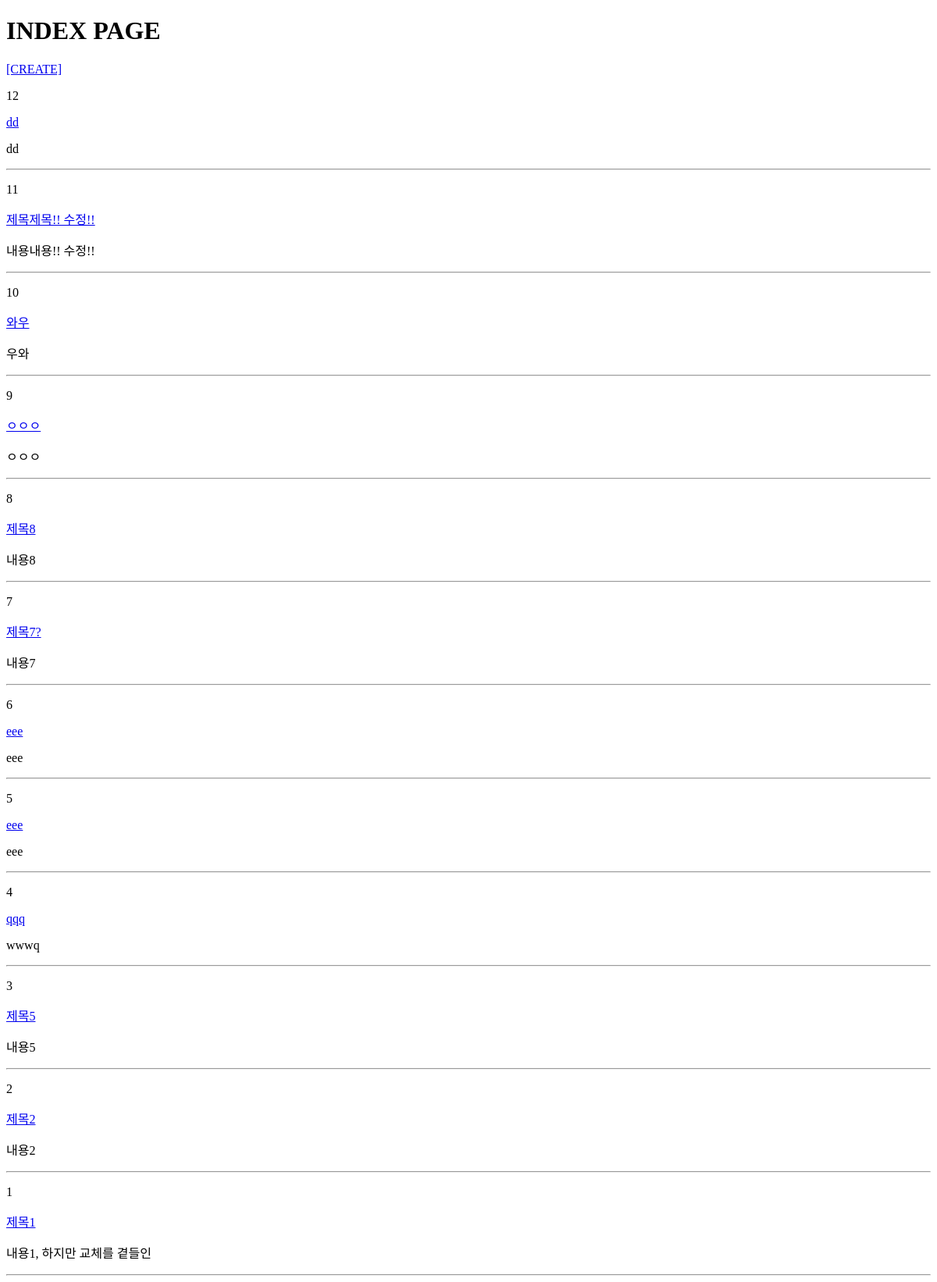
The app's page /articles/index/, older data.
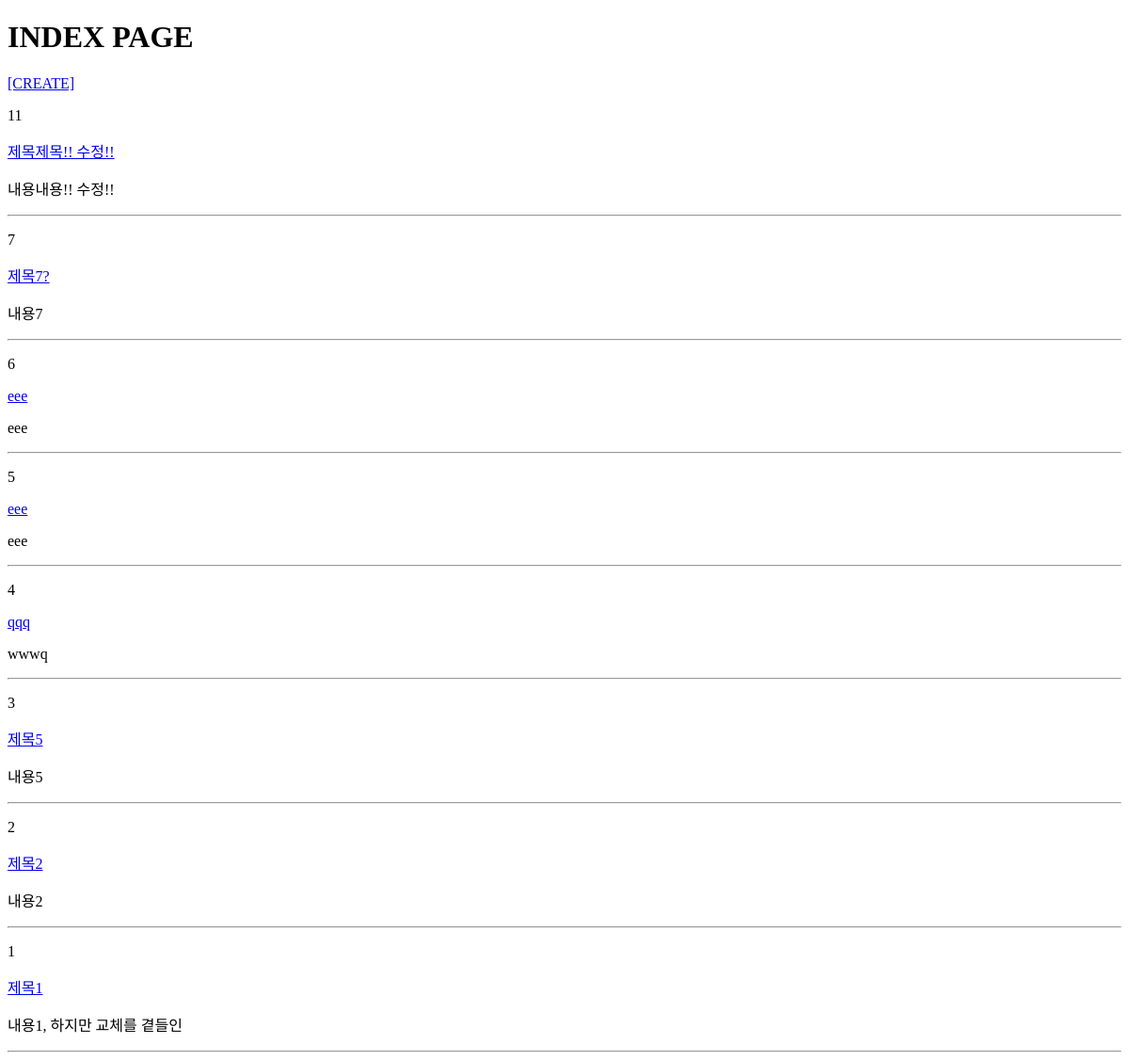
The same page, newer data.
### articles/models.py (models this page shows, shortened)
class Article(models.Model):
    title = models.CharField(max_length=50)
    content = models.TextField()
    created_at = models.DateTimeField(auto_now_add=True)
    updated_at = models.DateTimeField(auto_now=True)

### articles/views.py (the view)
# urls.py: path('index/', views.index, name='index'),
def index(request):
    articles = Article.objects.all()[::-1]
    context = {
        'articles': articles
    }
    return render(request, 'articles/index.html', context)

### articles/templates/articles/index.html (shortened to what this page needs)
{% extends 'base.html' %}
{% block content %}
  <h1>INDEX PAGE</h1>
  <a href="{% url 'articles:new' %}">[CREATE]</a>
  {% for article in articles %}
    <p>{{ article.pk }}</p>
    <a href="{% url 'articles:detail' article.pk %}">
      <p>{{ article.title }}</p>
    </a>
    <p>{{ article.content }}</p>
    <hr>
  {% endfor %}
{% endblock content %}

Row changes from the older to the newer data that the page shows:
removed Article: pk "12", title "dd", content "dd"
removed Article: pk "10", title "와우", content "우와"
removed Article: pk "9", title "ㅇㅇㅇ", content "ㅇㅇㅇ"
removed Article: pk "8", title "제목8", content "내용8"
